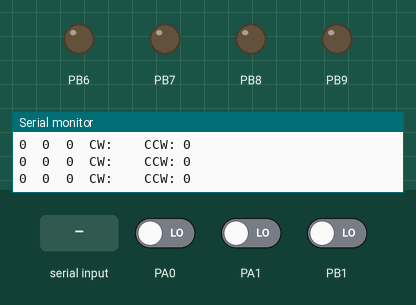
Simulated run of this sketch. Board: STM32 Blue Pill. Shown: output pins drawn as LEDs (lit = HIGH), the last lines printed to the serial monitor. Inputs (shaded band) come from the test bench; at power-on: PA0 LOW, PA1 LOW, PB1 LOW.

Above: at 1.2 s.
1.3 s: "90,45\n" received over Serial
At 2.3 s:
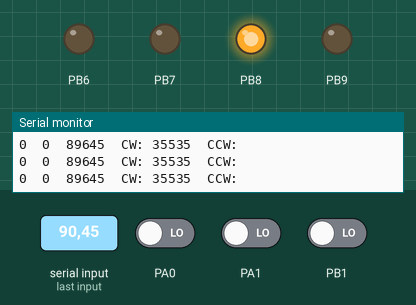
2.8 s: "5\n" received over Serial
At 3.9 s:
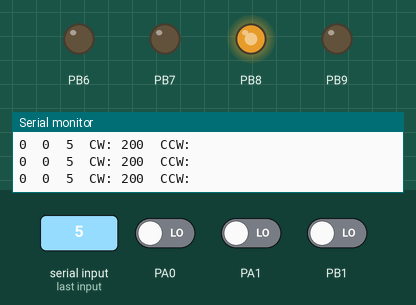
4.3 s: PA0 driven HIGH
At 5.3 s:
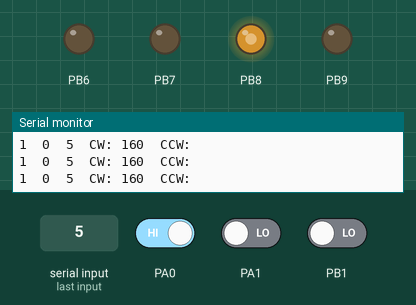
5.8 s: "30,150\n" received over Serial
At 7.1 s:
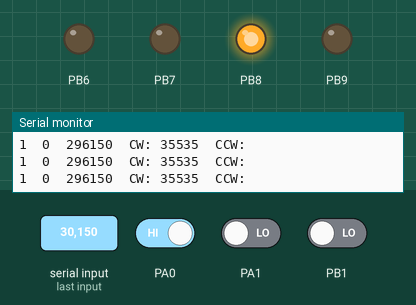
Timing chart, 0 to 8.8 s (numbered marks = the images above; inputs shaded):
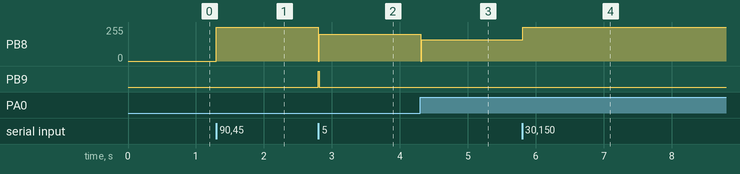

Measured:
- after the input at 1.3 s, PB8: 0/255 → 255/255 at once
- after the input at 2.8 s, PB8: 255/255 → 200/255 at once; PB9: LOW → HIGH at once, → LOW 0.01 s later
- after the input at 4.3 s, PB8: 200/255 → 160/255 at once
- after the input at 5.8 s, PB8: 160/255 → 255/255 at once

The sketch:

encoder_run_test.ino
```cpp
#include <PIDController.h>
volatile long int encoder_pos = 0;
volatile long int encoder_pos2 = 0;
PIDController pos_pid;
int motor_value = 30000;
 int integerValue=0;  // Max value is 65535
 int absmotor;
char incomingByte;
void setup() {

  Serial.begin(115200);
  pinMode(PB1, INPUT);
  pinMode(PB4, INPUT);
  pinMode(PA0, INPUT);
  pinMode(PA1, INPUT);
  pinMode(PB6, OUTPUT);
  pinMode(PB7, OUTPUT);
  attachInterrupt(digitalPinToInterrupt(PB1), encoder2, RISING);
  attachInterrupt(digitalPinToInterrupt(PA0), encoder, RISING);

  pos_pid.begin();
  pos_pid.tune(400, 0, 16000);
  pos_pid.limit(-35535, 35535);
  pos_pid.setpoint(integerValue);
}

void loop() {

if (Serial.available() > 0) {
    integerValue = 0;
    while(1) {
      incomingByte = Serial.read();
      if (incomingByte == '\n') break;
      if (incomingByte == -1) continue;
      integerValue *= 10;
      integerValue = ((incomingByte - 48) + integerValue);
      pos_pid.setpoint(integerValue);
    }
}

  Serial.print(encoder_pos);
  Serial.print("  ");
  Serial.print(encoder_pos2);
  Serial.print("  ");
  Serial.print(integerValue);
  Serial.print("  ");


   motor_value = pos_pid.compute(encoder_pos);
if(motor_value > 0){
  MotorClockwise(motor_value);

}else{
  absmotor=abs(motor_value);
  MotorCounterClockwise(absmotor);

}


  delay(10);
}


void encoder2(){

  if(digitalRead(PB4) == HIGH){
    encoder_pos2++;
  }else{
    encoder_pos2--;
  }
}

void encoder(){

  if(digitalRead(PA1) == HIGH){
    encoder_pos--;
  }else{
    encoder_pos++;
  }
}

void MotorClockwise(int power){
  Serial.print("CW: ");
  Serial.print(power);
  Serial.println("  CCW:");

  if(power > 10){
  analogWrite(PB8, power);
  analogWrite(PB9, 0);
  }else{
    analogWrite(PB8, 0);
    analogWrite(PB9, 0);
  }
}

void MotorCounterClockwise(int power){
  Serial.print("CW:    ");
  Serial.print("CCW: ");
  Serial.println(power);

  if(power > 10){
  analogWrite(PB9, power);
  analogWrite(PB8, 0);
  }else{
    analogWrite(PB8, 0);
    analogWrite(PB9, 0);
  }
}
```
